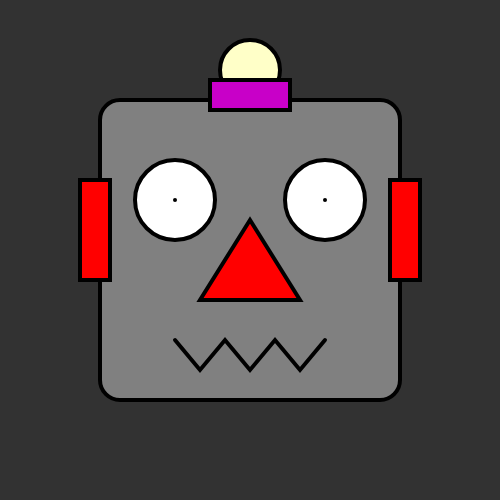
Frame 1 (no input)
Frame 60 (no input): identical to frame 1, image omitted
Frame 120 (the mouse pressed at the canvas centre since frame 60): identical to frame 1, image omitted

The p5.js sketch that drew this single still picture (run headless with seeded random() and noise() and a simulated clock; from frame 60 on, the mouse is pressed at the canvas centre):

// p5.js sketch
// ── sketch.js
var myRobot;
var transmitButton;
var rotationSlider;
var nameText;
var colourSelect;

function setup() {
  // put setup code here
  createCanvas(500, 500);
  myRobot = new Robot("grey", false, "marvin", 0);

  //add dom controls
  transmitButton = createButton("Transmit");
  rotationSlider = createSlider(0, 360, 0);
  nameText = createInput();
  colourSelect = createSelect();
}

function draw() {
  // put drawing code here
  background(50);
  myRobot.drawRobot();
}

function Robot(colour, transmitting, name, rotation) {
  this.colour = colour;
  this.rotation = rotation;
  this.transmitting = transmitting;
  this.name = name;

  this.drawRobot = function () {
    translate(width / 2, height / 2);
    //robots head
    fill(this.colour);
    strokeWeight(4);
    rect(-150, -150, 300, 300, 20);

    //robots antenna
    if (this.transmitting) {
      fill(250, 250, 0);
    } else {
      fill(255, 255, 200);
    }

    ellipse(0, -180, 60, 60);

    fill(200, 0, 200);
    rect(-40, -170, 80, 30);

    //robots eyes
    fill(255);
    ellipse(-75, -50, 80, 80);
    point(-75, -50);
    ellipse(75, -50, 80, 80);
    point(75, -50);

    //robots nose
    fill(255, 0, 0);
    triangle(0, -30, -50, 50, 50, 50);

    //robots ears
    rect(-170, -70, 30, 100);
    rect(140, -70, 30, 100);

    //robots mouth
    noFill();
    beginShape();
    vertex(-75, 90);
    vertex(-50, 120);
    vertex(-25, 90);
    vertex(0, 120);
    vertex(25, 90);
    vertex(50, 120);
    vertex(75, 90);
    endShape();
  };
}
